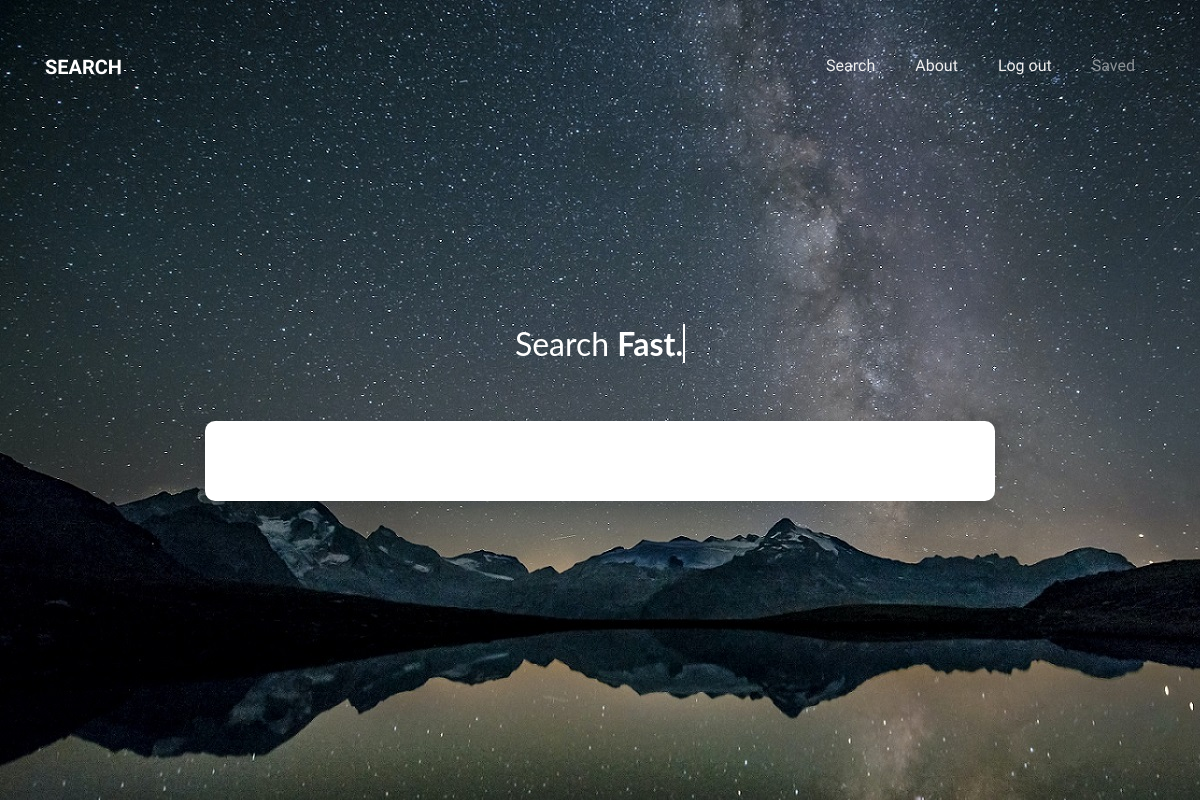
/saved (signed in), run on an earlier commit of the app's database.
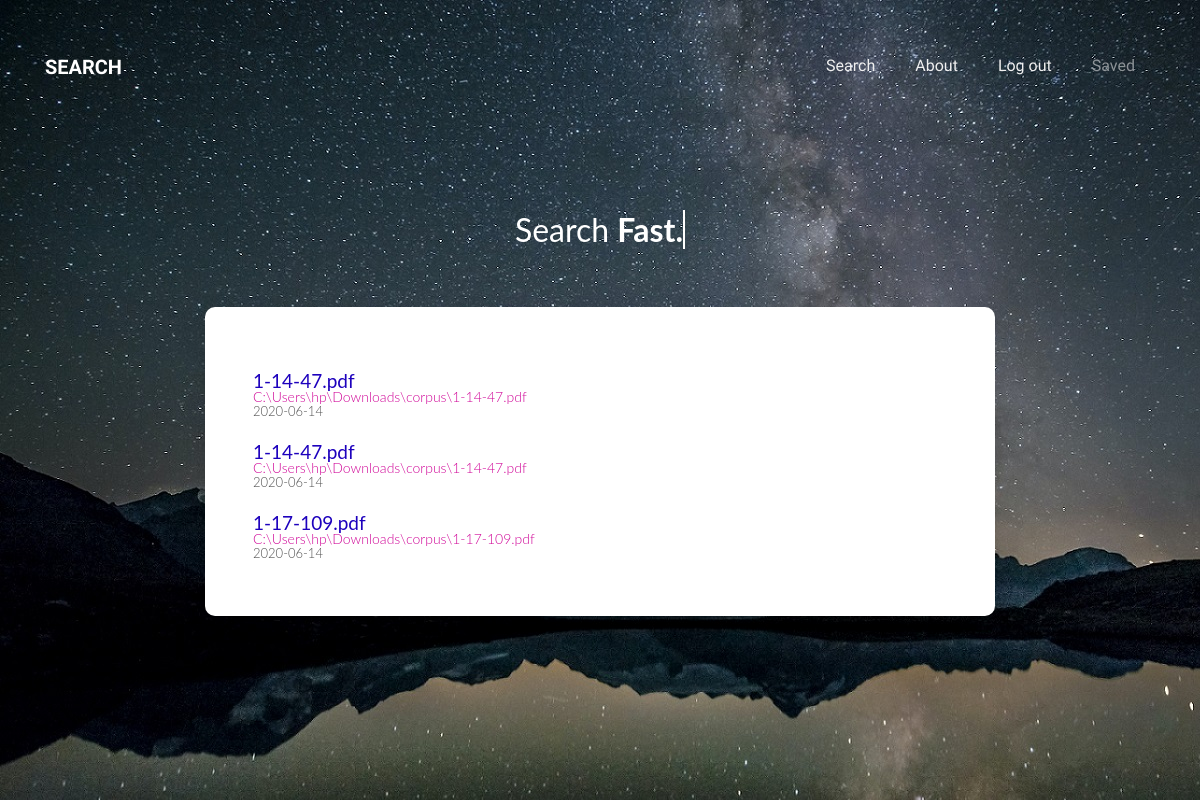
And on a later commit of the database.
### Search_Engine_python/models.py (models this page shows, shortened)
class Post(db.Model):
    id = db.Column(db.Integer, primary_key=True)
    title = db.Column(db.String(100), nullable=False)
    date_posted = db.Column(db.DateTime, nullable=False, default=datetime.utcnow)
    content = db.Column(db.Text, nullable=False)
    user_id = db.Column(db.Integer, db.ForeignKey('user.id'), nullable=False)

### Search_Engine_python/routes.py (the view)
@app.route("/saved")
def saved():
    posts = Post.query.filter_by(author=current_user)
    return render_template('saved.html', posts=posts)

### Search_Engine_python/models.py (called while the page is built)
@login_manager.user_loader
def load_user(user_id):
    return User.query.get(int(user_id))

### Search_Engine_python/templates/saved.html (shortened to what this page needs)
<!DOCTYPE html>
<html lang="en">
<head>
    <link rel="stylesheet" href="../static/css1/open-iconic-bootstrap.min.css">
    <link rel="stylesheet" href="../static/css1/animate.css">
    <link rel="stylesheet" href="../static/css1/owl.carousel.min.css">
    <link rel="stylesheet" href="../static/css1/owl.theme.default.min.css">
    <link rel="stylesheet" href="../static/css1/magnific-popup.css">
    <link rel="stylesheet" href="../static/css1/aos.css">
    <link rel="stylesheet" href="../static/css1/ionicons.min.css">
    <link rel="stylesheet" href="../static/css1/bootstrap-datepicker.css">
    <link rel="stylesheet" href="../static/css1/jquery.timepicker.css">
    <link rel="stylesheet" href="../static/css1/flaticon.css">
    <link rel="stylesheet" href="../static/css1/icomoon.css">
    <link rel="stylesheet" href="../static/css1/style.css">
    <link href="../static/css/main.css" rel="stylesheet" />
    <link  href="../static/css/style.css" rel="stylesheet" />
</head>
<body style="background-image: url('../static/images/bg-01.jpg');">
<nav class="navbar navbar-expand-lg navbar-dark ftco_navbar bg-dark ftco-navbar-light" id="ftco-navbar">
    <div class="container">
        <a class="navbar-brand" href="index.html">Search</a>
        <div class="collapse navbar-collapse" id="ftco-nav">
            <ul class="navbar-nav ml-auto">
                <li class="nav-item"><a href="search" class="nav-link">Search</a></li>
                <li class="nav-item"><a href="about" class="nav-link">About</a></li>
                <li class="nav-item"><a href="logout" class="nav-link">Log out</a></li>
                <li class="nav-item active"><a href="register.html" class="nav-link">Saved</a></li>
            </ul>
        </div>
    </div>
</nav>
<div class="s010" >
    <form action="results" method="post">
        <center>
            <div class="col-md-10 ftco-animate text-center">
                <h1 class="mb-4" style="color:white">Search
                    <strong class="typewrite" data-period="4000" data-type='[ "Fast.", "Effective.", "Swift." ]'>
                    </strong>
                </h1>
            </div>
        </center>
        <div class="inner-form">
            <br>
            <div class="advance-search">
                {% for post in posts %}
                    <div class="searchresult" style="font-size: 14px; line-height: 14px; color: #d00698; margin-bottom: 0px;">
                        <a href="file:///{{ post.content }}" target="_blank" ><h2>{{ post.title }}</h2></a>
                        <a>{{ post.content }}</a>
                        <p>{{ post.date_posted.strftime('%Y-%m-%d') }}</p>
                    </div>
                {% endfor %}
            </div>
        </div>
    </form>
</div>
</body>
</html>

### Search_Engine_python/static/css/main.css (style rules this page uses)
html { line-height: 1.15; -ms-text-size-adjust: 100%; -webkit-text-size-adjust: 100%; }
body { margin: 0; }
article, aside, footer, header, nav, section { display: block; }
h1 { font-size: 2em; margin: 0.67em 0; }
a { background-color: transparent; -webkit-text-decoration-skip: objects; }
b, strong { font-weight: inherit; }
b, strong { font-weight: bolder; }
html { height: 100%; }
* { box-sizing: border-box; }
.s010 { min-height: 100vh; display: -ms-flexbox; display: flex; -ms-flex-pack: center; justify-content: center; -ms-flex-align: center; align-items: center; background: #d9eff5; padding: 15px; background: url("../images/bg-01.jpg"); font-family: 'Lato', sans-serif; }
.s010 form { width: 100%; max-width: 790px; margin: 0; }
.s010 form .inner-form { width: 100%; }
.s010 form .inner-form .advance-search { background: #fff; padding: 40px; box-shadow: 0px 8px 20px 0px rgba(0, 0, 0, 0.15); border-radius: 10px; }

### Search_Engine_python/static/css/style.css (style rules this page uses)
body { min-height: 100%; position: relative; }
html, body { margin: 0; padding: 0; height: auto; }
.searchresult { margin-left: 8px; }
.searchresult h2 { font-size: 19px; line-height: 18px; font-weight: normal; color: rgb(29, 1, 189); margin-bottom: 0px; margin-top: 25px; }
.searchresult a { font-size: 14px; line-height: 14px; color: #d00698; margin-bottom: 0px; }
.searchresult p { width: 625px; font-size: 13px; margin-top: 0px; color: rgb(82, 82, 82); }

### Search_Engine_python/templates/saved.html (style rules this page uses)
body { background-color: #E6E6FA; }

What changed in the data, as far as the page shows it:
added Post: title "1-14-47.pdf", content "C:\\Users\\hp\\Downloads\\corpus\\1-14-47.pdf", date_posted "2020-06-14"
added Post: title "1-14-47.pdf", content "C:\\Users\\hp\\Downloads\\corpus\\1-14-47.pdf", date_posted "2020-06-14"
added Post: title "1-17-109.pdf", content "C:\\Users\\hp\\Downloads\\corpus\\1-17-109.pdf", date_posted "2020-06-14"
